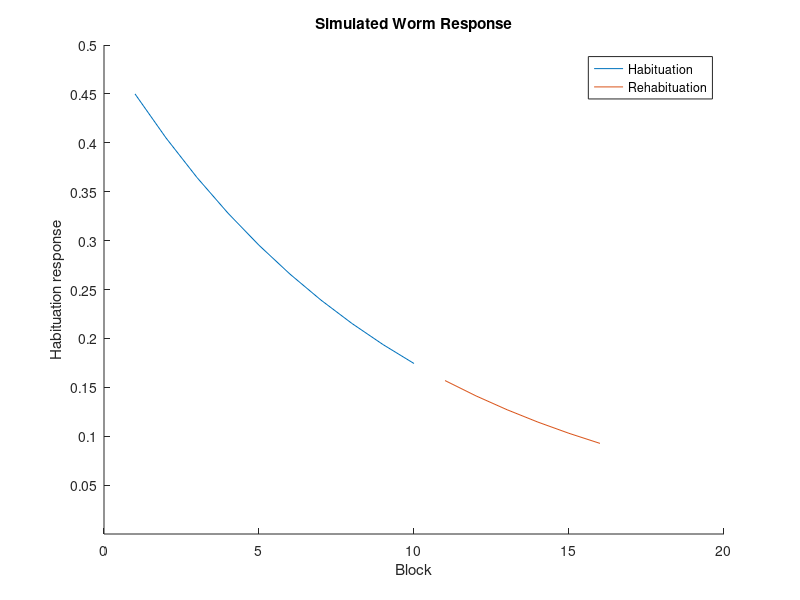

Write the MATLAB code that produced this figure. (Note: this script raises an error after producing the figure.)
%% Rescorla-Wagner Model for Habituation in Earthworms

% Stimulus context array
context = [1 1 1 1 1 1 1 1 1 1 2 2 2 2 2 2 2 2 2 2 1 1 1 1 1 1 1 1 1 1];
% The R-W model requires some sort of reward and feedback then it learns
% the association between stimuli. For our purpose I presupposed a unknown event 
% which has no meaning or reward or feedback
% it's all zeros, so the worm de-associate the stimuli with the event over times. 
noEvents=[0 0 0 0 0 0 0 0 0 0 0 0 0 0 0 0 0 0 0 0 0 0 0 0 0 0 0 0 0 0];

%% Using Rescorla-Wagner model to simulate earthworm experiment
% Define the Rescorla-Wagner model parameters
LR = 0.1; % Learning rate
V = [0.5 0.5]; % Initial associative strength for each context

for i = 1:length(noEvents)
    delta_V = LR*(noEvents(i) - sum(V(context(i))))'; % Update in associative strength
    V(context(i)) = V(context(i)) + delta_V; % Update associative strength for the current context
    simulatedResponse(i) = sum(V(context(i))); % Calculate the habituation response for the current trial
end

figure
hold on
plot(1:10,simulatedResponse(1:10));
plot(11:16,simulatedResponse(21:26));
yticks(0.05:0.05:0.5);
legend ('Habituation','Rehabituation')
xlabel('Block');
ylabel('Habituation response');
title('Simulated Worm Response');
hold off
saveas(gcf,'Simulated Worm Response.png')

%% actual experiments with curve fitting
% Pull data
paperRespond = [0.425 0.4 0.325 0.32 0.25 0.25 0.26 0.24 0.24 0.18 0.178 0.18 0.13 0.16 0.09 0.125]';
% Define the independent variable (trial number)
paperTrial = (1:length(paperRespond))';
% Define the function to fit to the data using the fittype function
ft = fittype('a*exp(-b*x) + c');
fun = @(a,b,c,x) a*exp(-b*x) + c;
% Perform the curve fitting
[fitresult, gof] = fit(paperTrial, paperRespond, ft, 'StartPoint', [0.5, 0.1, 0.1]);
% Plot the original data and the fitted curve
figure
hold on;
plot(1:10,paperRespond(1:10),'o');
plot(11:16,paperRespond(11:16),'o');
plot(fitresult, 'm');
yticks(0.05:0.05:0.5);
xlabel('Block');
ylabel('Response');
title('Curve Fitting with Experimental Earthworm Response');
legend('Data', 'Fitted Curve');
saveas(gcf,'Curve Fitting with Experimental Earthworm Response.png')
% Display the goodness-of-fit statistics
disp(gof);
hold off

%% Expected features
response = [1 0.8 0.65 0.5375 0.4525 0.3895 0.3475 0.3375 0.3475 0.3375 0.95 0.65 0.4525 0.3895 0.3475 0.3375 0.3475 0.3375 0.3375 0.3375 0.4525 0.3895 0.3475 0.3375 0.3475 0.3375 0.3375 0.3375 0.3355 0.3335];
figure
hold on
plot(1:10,response(1:10));
plot(11:20,response(11:20));
plot(21:30,response(21:30));
legend ('contextA','contextB','contextA')
xlabel('Trial');
ylabel('Habituation response');
title('Expected Features');
hold off
saveas(gcf,'Expected Features.png')

%% Simulate features of worm task using the Rescorla-Wagner model

% Define the Rescorla-Wagner model parameters
LR = 0.3; % Learning rate
V = [1 1]; % Initial associative strength for each context

for i = 1:length(noEvents)
    delta_V = LR*(noEvents(i) - sum(V(context(i))))'; % Update in associative strength
    V(context(i)) = V(context(i)) + delta_V; % Update associative strength for the current context
    simulatedResponse(i) = sum(V(context(i))); % Calculate the habituation response for the current trial
end

figure
hold on
plot(1:10,simulatedResponse(1:10));
plot(11:20,simulatedResponse(11:20));
plot(21:30,simulatedResponse(21:30));
legend ('contextA','contextB','contextA')
xlabel('Trial');
ylabel('Simulated response');
title('Simulated Features');
hold off
saveas(gcf,'Simulated Features.png')